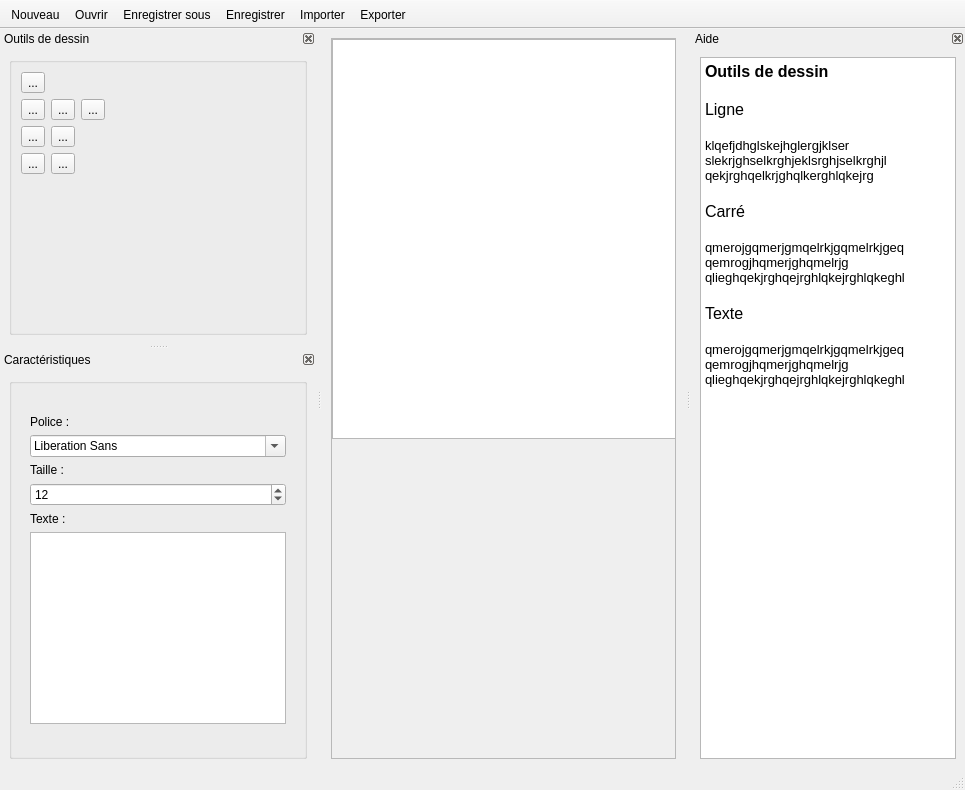
<?xml version="1.0" encoding="UTF-8"?>
<ui version="4.0">
 <class>MainWindow</class>
 <widget class="QMainWindow" name="MainWindow">
  <property name="geometry">
   <rect>
    <x>0</x>
    <y>0</y>
    <width>965</width>
    <height>790</height>
   </rect>
  </property>
  <property name="windowTitle">
   <string>MainWindow</string>
  </property>
  <property name="documentMode">
   <bool>false</bool>
  </property>
  <widget class="QWidget" name="centralwidget">
   <layout class="QGridLayout" name="gridLayout_6">
    <item row="0" column="0">
     <widget class="QScrollArea" name="scrollArea">
      <property name="widgetResizable">
       <bool>true</bool>
      </property>
      <widget class="QWidget" name="scrollAreaWidgetContents">
       <property name="geometry">
        <rect>
         <x>0</x>
         <y>0</y>
         <width>349</width>
         <height>709</height>
        </rect>
       </property>
       <widget class="QGraphicsView" name="drawZone">
        <property name="geometry">
         <rect>
          <x>0</x>
          <y>0</y>
          <width>400</width>
          <height>400</height>
         </rect>
        </property>
       </widget>
      </widget>
     </widget>
    </item>
   </layout>
  </widget>
  <widget class="QToolBar" name="toolBar">
   <property name="windowTitle">
    <string>toolBar</string>
   </property>
   <property name="movable">
    <bool>false</bool>
   </property>
   <property name="allowedAreas">
    <set>Qt::AllToolBarAreas</set>
   </property>
   <property name="floatable">
    <bool>false</bool>
   </property>
   <attribute name="toolBarArea">
    <enum>TopToolBarArea</enum>
   </attribute>
   <attribute name="toolBarBreak">
    <bool>false</bool>
   </attribute>
   <addaction name="actionNouveau"/>
   <addaction name="actionOuvrir"/>
   <addaction name="actionEnregistrer_sous"/>
   <addaction name="actionEnregistrer"/>
   <addaction name="actionImporter"/>
   <addaction name="actionExporter"/>
  </widget>
  <widget class="QDockWidget" name="dockWidget_2">
   <property name="sizePolicy">
    <sizepolicy hsizetype="Expanding" vsizetype="Minimum">
     <horstretch>0</horstretch>
     <verstretch>0</verstretch>
    </sizepolicy>
   </property>
   <property name="minimumSize">
    <size>
     <width>211</width>
     <height>300</height>
    </size>
   </property>
   <property name="autoFillBackground">
    <bool>false</bool>
   </property>
   <property name="styleSheet">
    <string notr="true">border-bottom-color: rgb(164, 0, 0);</string>
   </property>
   <property name="floating">
    <bool>false</bool>
   </property>
   <property name="features">
    <set>QDockWidget::DockWidgetClosable|QDockWidget::DockWidgetMovable</set>
   </property>
   <property name="windowTitle">
    <string>Outils de dessin</string>
   </property>
   <attribute name="dockWidgetArea">
    <number>1</number>
   </attribute>
   <widget class="QWidget" name="dockWidgetContents_2">
    <layout class="QGridLayout" name="gridLayout_4">
     <item row="0" column="0">
      <widget class="QGroupBox" name="groupBox">
       <property name="sizePolicy">
        <sizepolicy hsizetype="Expanding" vsizetype="Expanding">
         <horstretch>0</horstretch>
         <verstretch>0</verstretch>
        </sizepolicy>
       </property>
       <property name="title">
        <string/>
       </property>
       <property name="alignment">
        <set>Qt::AlignJustify|Qt::AlignVCenter</set>
       </property>
       <property name="flat">
        <bool>false</bool>
       </property>
       <layout class="QGridLayout" name="gridLayout_3">
        <item row="0" column="0">
         <layout class="QVBoxLayout" name="verticalLayout_2">
          <item>
           <layout class="QHBoxLayout" name="horizontalLayout_4">
            <item>
             <widget class="QToolButton" name="toolButton">
              <property name="text">
               <string>...</string>
              </property>
              <property name="icon">
               <iconset resource="ressources.qrc">
                <normaloff>:/Icons/ressources/draw_line.png</normaloff>:/Icons/ressources/draw_line.png</iconset>
              </property>
              <property name="iconSize">
               <size>
                <width>32</width>
                <height>32</height>
               </size>
              </property>
              <property name="checkable">
               <bool>true</bool>
              </property>
              <property name="autoExclusive">
               <bool>true</bool>
              </property>
             </widget>
            </item>
            <item>
             <spacer name="horizontalSpacer">
              <property name="orientation">
               <enum>Qt::Horizontal</enum>
              </property>
              <property name="sizeHint" stdset="0">
               <size>
                <width>40</width>
                <height>20</height>
               </size>
              </property>
             </spacer>
            </item>
           </layout>
          </item>
          <item>
           <layout class="QHBoxLayout" name="horizontalLayout_3">
            <item>
             <widget class="QToolButton" name="toolButton_2">
              <property name="text">
               <string>...</string>
              </property>
              <property name="icon">
               <iconset resource="ressources.qrc">
                <normaloff>:/Icons/ressources/Square.png</normaloff>:/Icons/ressources/Square.png</iconset>
              </property>
              <property name="iconSize">
               <size>
                <width>32</width>
                <height>32</height>
               </size>
              </property>
              <property name="checkable">
               <bool>true</bool>
              </property>
              <property name="autoExclusive">
               <bool>true</bool>
              </property>
              <property name="popupMode">
               <enum>QToolButton::DelayedPopup</enum>
              </property>
              <property name="toolButtonStyle">
               <enum>Qt::ToolButtonIconOnly</enum>
              </property>
              <property name="autoRaise">
               <bool>false</bool>
              </property>
              <property name="arrowType">
               <enum>Qt::NoArrow</enum>
              </property>
             </widget>
            </item>
            <item>
             <widget class="QToolButton" name="toolButton_6">
              <property name="text">
               <string>...</string>
              </property>
              <property name="icon">
               <iconset resource="ressources.qrc">
                <normaloff>:/Icons/ressources/Circle.png</normaloff>:/Icons/ressources/Circle.png</iconset>
              </property>
              <property name="iconSize">
               <size>
                <width>32</width>
                <height>32</height>
               </size>
              </property>
              <property name="checkable">
               <bool>true</bool>
              </property>
              <property name="autoExclusive">
               <bool>true</bool>
              </property>
              <property name="popupMode">
               <enum>QToolButton::DelayedPopup</enum>
              </property>
              <property name="toolButtonStyle">
               <enum>Qt::ToolButtonIconOnly</enum>
              </property>
              <property name="autoRaise">
               <bool>false</bool>
              </property>
              <property name="arrowType">
               <enum>Qt::NoArrow</enum>
              </property>
             </widget>
            </item>
            <item>
             <widget class="QToolButton" name="toolButton_5">
              <property name="text">
               <string>...</string>
              </property>
              <property name="icon">
               <iconset resource="ressources.qrc">
                <normaloff>:/Icons/ressources/Triangle.png</normaloff>:/Icons/ressources/Triangle.png</iconset>
              </property>
              <property name="iconSize">
               <size>
                <width>32</width>
                <height>32</height>
               </size>
              </property>
              <property name="checkable">
               <bool>true</bool>
              </property>
              <property name="autoExclusive">
               <bool>true</bool>
              </property>
              <property name="popupMode">
               <enum>QToolButton::DelayedPopup</enum>
              </property>
              <property name="toolButtonStyle">
               <enum>Qt::ToolButtonIconOnly</enum>
              </property>
              <property name="autoRaise">
               <bool>false</bool>
              </property>
              <property name="arrowType">
               <enum>Qt::NoArrow</enum>
              </property>
             </widget>
            </item>
            <item>
             <spacer name="horizontalSpacer_2">
              <property name="orientation">
               <enum>Qt::Horizontal</enum>
              </property>
              <property name="sizeHint" stdset="0">
               <size>
                <width>40</width>
                <height>20</height>
               </size>
              </property>
             </spacer>
            </item>
           </layout>
          </item>
          <item>
           <layout class="QHBoxLayout" name="horizontalLayout_2">
            <item>
             <widget class="QToolButton" name="toolButton_3">
              <property name="text">
               <string>...</string>
              </property>
              <property name="icon">
               <iconset resource="ressources.qrc">
                <normaloff>:/Icons/ressources/Text2.png</normaloff>:/Icons/ressources/Text2.png</iconset>
              </property>
              <property name="iconSize">
               <size>
                <width>32</width>
                <height>32</height>
               </size>
              </property>
              <property name="checkable">
               <bool>true</bool>
              </property>
              <property name="autoExclusive">
               <bool>true</bool>
              </property>
             </widget>
            </item>
            <item>
             <widget class="QToolButton" name="toolButton_4">
              <property name="text">
               <string>...</string>
              </property>
              <property name="icon">
               <iconset resource="ressources.qrc">
                <normaloff>:/Icons/ressources/picture.png</normaloff>:/Icons/ressources/picture.png</iconset>
              </property>
              <property name="iconSize">
               <size>
                <width>32</width>
                <height>32</height>
               </size>
              </property>
              <property name="checkable">
               <bool>true</bool>
              </property>
              <property name="autoExclusive">
               <bool>true</bool>
              </property>
             </widget>
            </item>
            <item>
             <spacer name="horizontalSpacer_3">
              <property name="orientation">
               <enum>Qt::Horizontal</enum>
              </property>
              <property name="sizeHint" stdset="0">
               <size>
                <width>40</width>
                <height>20</height>
               </size>
              </property>
             </spacer>
            </item>
           </layout>
          </item>
          <item>
           <layout class="QHBoxLayout" name="horizontalLayout">
            <item>
             <widget class="QToolButton" name="toolButton_7">
              <property name="text">
               <string>...</string>
              </property>
              <property name="icon">
               <iconset resource="ressources.qrc">
                <normaloff>:/Icons/ressources/move.png</normaloff>:/Icons/ressources/move.png</iconset>
              </property>
              <property name="iconSize">
               <size>
                <width>32</width>
                <height>32</height>
               </size>
              </property>
              <property name="checkable">
               <bool>true</bool>
              </property>
              <property name="autoExclusive">
               <bool>true</bool>
              </property>
             </widget>
            </item>
            <item>
             <widget class="QToolButton" name="toolButton_8">
              <property name="text">
               <string>...</string>
              </property>
              <property name="icon">
               <iconset resource="ressources.qrc">
                <normaloff>:/Icons/ressources/transform_rotate.png</normaloff>:/Icons/ressources/transform_rotate.png</iconset>
              </property>
              <property name="iconSize">
               <size>
                <width>32</width>
                <height>32</height>
               </size>
              </property>
              <property name="checkable">
               <bool>true</bool>
              </property>
              <property name="autoExclusive">
               <bool>true</bool>
              </property>
             </widget>
            </item>
            <item>
             <spacer name="horizontalSpacer_4">
              <property name="orientation">
               <enum>Qt::Horizontal</enum>
              </property>
              <property name="sizeHint" stdset="0">
               <size>
                <width>40</width>
                <height>20</height>
               </size>
              </property>
             </spacer>
            </item>
           </layout>
          </item>
         </layout>
        </item>
        <item row="1" column="0">
         <spacer name="verticalSpacer">
          <property name="orientation">
           <enum>Qt::Vertical</enum>
          </property>
          <property name="sizeHint" stdset="0">
           <size>
            <width>20</width>
            <height>40</height>
           </size>
          </property>
         </spacer>
        </item>
       </layout>
      </widget>
     </item>
    </layout>
   </widget>
  </widget>
  <widget class="QDockWidget" name="dockWidget_3">
   <property name="sizePolicy">
    <sizepolicy hsizetype="Expanding" vsizetype="Expanding">
     <horstretch>0</horstretch>
     <verstretch>0</verstretch>
    </sizepolicy>
   </property>
   <property name="minimumSize">
    <size>
     <width>211</width>
     <height>397</height>
    </size>
   </property>
   <property name="features">
    <set>QDockWidget::DockWidgetClosable|QDockWidget::DockWidgetMovable</set>
   </property>
   <property name="windowTitle">
    <string>Caractéristiques</string>
   </property>
   <attribute name="dockWidgetArea">
    <number>1</number>
   </attribute>
   <widget class="QWidget" name="dockWidgetContents_3">
    <layout class="QGridLayout" name="gridLayout_2">
     <item row="0" column="0">
      <widget class="QGroupBox" name="groupBox_2">
       <property name="sizePolicy">
        <sizepolicy hsizetype="Expanding" vsizetype="Expanding">
         <horstretch>0</horstretch>
         <verstretch>0</verstretch>
        </sizepolicy>
       </property>
       <property name="minimumSize">
        <size>
         <width>190</width>
         <height>360</height>
        </size>
       </property>
       <property name="title">
        <string/>
       </property>
       <layout class="QHBoxLayout" name="horizontalLayout_6">
        <item>
         <widget class="QStackedWidget" name="stackedWidget">
          <property name="sizePolicy">
           <sizepolicy hsizetype="Maximum" vsizetype="Maximum">
            <horstretch>0</horstretch>
            <verstretch>0</verstretch>
           </sizepolicy>
          </property>
          <property name="currentIndex">
           <number>2</number>
          </property>
          <widget class="QWidget" name="page">
           <layout class="QGridLayout" name="gridLayout_7">
            <item row="0" column="0">
             <layout class="QVBoxLayout" name="verticalLayout_8">
              <item>
               <layout class="QVBoxLayout" name="verticalLayout">
                <item>
                 <widget class="QLabel" name="label">
                  <property name="text">
                   <string>Epaisseur :</string>
                  </property>
                 </widget>
                </item>
                <item>
                 <widget class="QSlider" name="horizontalSlider">
                  <property name="orientation">
                   <enum>Qt::Horizontal</enum>
                  </property>
                 </widget>
                </item>
               </layout>
              </item>
              <item>
               <layout class="QVBoxLayout" name="verticalLayout_6">
                <item>
                 <widget class="QLabel" name="label_2">
                  <property name="text">
                   <string>Couleur de trait :</string>
                  </property>
                 </widget>
                </item>
                <item>
                 <widget class="QPushButton" name="pushButton">
                  <property name="autoFillBackground">
                   <bool>false</bool>
                  </property>
                  <property name="styleSheet">
                   <string notr="true">background-color: rgb(204, 0, 0);</string>
                  </property>
                  <property name="text">
                   <string/>
                  </property>
                 </widget>
                </item>
               </layout>
              </item>
              <item>
               <layout class="QVBoxLayout" name="verticalLayout_7">
                <item>
                 <widget class="QLabel" name="label_3">
                  <property name="text">
                   <string>Couleur de fond :</string>
                  </property>
                 </widget>
                </item>
                <item>
                 <widget class="QPushButton" name="pushButton_2">
                  <property name="autoFillBackground">
                   <bool>false</bool>
                  </property>
                  <property name="styleSheet">
                   <string notr="true">background-color: rgb(52, 101, 164);</string>
                  </property>
                  <property name="text">
                   <string/>
                  </property>
                 </widget>
                </item>
               </layout>
              </item>
             </layout>
            </item>
            <item row="1" column="0">
             <spacer name="verticalSpacer_7">
              <property name="orientation">
               <enum>Qt::Vertical</enum>
              </property>
              <property name="sizeHint" stdset="0">
               <size>
                <width>20</width>
                <height>40</height>
               </size>
              </property>
             </spacer>
            </item>
           </layout>
          </widget>
          <widget class="QWidget" name="page_2">
           <layout class="QGridLayout" name="gridLayout_8">
            <item row="1" column="0">
             <layout class="QVBoxLayout" name="verticalLayout_10">
              <item>
               <widget class="QLabel" name="label_4">
                <property name="text">
                 <string>Couleur de trait :</string>
                </property>
               </widget>
              </item>
              <item>
               <widget class="QPushButton" name="pushButton_3">
                <property name="autoFillBackground">
                 <bool>false</bool>
                </property>
                <property name="styleSheet">
                 <string notr="true">background-color: rgb(204, 0, 0);</string>
                </property>
                <property name="text">
                 <string/>
                </property>
               </widget>
              </item>
             </layout>
            </item>
            <item row="0" column="0">
             <layout class="QVBoxLayout" name="verticalLayout_9">
              <item>
               <widget class="QLabel" name="label_5">
                <property name="text">
                 <string>Epaisseur :</string>
                </property>
               </widget>
              </item>
              <item>
               <widget class="QSlider" name="horizontalSlider_2">
                <property name="orientation">
                 <enum>Qt::Horizontal</enum>
                </property>
               </widget>
              </item>
             </layout>
            </item>
            <item row="2" column="0">
             <spacer name="verticalSpacer_6">
              <property name="orientation">
               <enum>Qt::Vertical</enum>
              </property>
              <property name="sizeHint" stdset="0">
               <size>
                <width>20</width>
                <height>40</height>
               </size>
              </property>
             </spacer>
            </item>
           </layout>
          </widget>
          <widget class="QWidget" name="page_3">
           <layout class="QGridLayout" name="gridLayout">
            <item row="0" column="0">
             <layout class="QGridLayout" name="gridLayout_5">
              <property name="sizeConstraint">
               <enum>QLayout::SetDefaultConstraint</enum>
              </property>
              <item row="1" column="0">
               <layout class="QVBoxLayout" name="verticalLayout_4">
                <item>
                 <widget class="QLabel" name="label_7">
                  <property name="text">
                   <string>Taille :</string>
                  </property>
                 </widget>
                </item>
                <item>
                 <widget class="QSpinBox" name="spinBox">
                  <property name="value">
                   <number>12</number>
                  </property>
                 </widget>
                </item>
               </layout>
              </item>
              <item row="0" column="0">
               <layout class="QVBoxLayout" name="verticalLayout_3">
                <item>
                 <widget class="QLabel" name="label_6">
                  <property name="text">
                   <string>Police :</string>
                  </property>
                 </widget>
                </item>
                <item>
                 <widget class="QFontComboBox" name="fontComboBox"/>
                </item>
               </layout>
              </item>
              <item row="2" column="0">
               <layout class="QVBoxLayout" name="verticalLayout_5">
                <item>
                 <widget class="QLabel" name="label_8">
                  <property name="text">
                   <string>Texte :</string>
                  </property>
                 </widget>
                </item>
                <item>
                 <widget class="QTextEdit" name="textEdit">
                  <property name="sizePolicy">
                   <sizepolicy hsizetype="Expanding" vsizetype="Maximum">
                    <horstretch>0</horstretch>
                    <verstretch>0</verstretch>
                   </sizepolicy>
                  </property>
                 </widget>
                </item>
               </layout>
              </item>
             </layout>
            </item>
           </layout>
          </widget>
         </widget>
        </item>
       </layout>
      </widget>
     </item>
    </layout>
   </widget>
  </widget>
  <widget class="QStatusBar" name="statusBar">
   <property name="sizeGripEnabled">
    <bool>true</bool>
   </property>
  </widget>
  <widget class="QDockWidget" name="dockWidget">
   <property name="sizePolicy">
    <sizepolicy hsizetype="Preferred" vsizetype="Expanding">
     <horstretch>0</horstretch>
     <verstretch>0</verstretch>
    </sizepolicy>
   </property>
   <property name="minimumSize">
    <size>
     <width>250</width>
     <height>536</height>
    </size>
   </property>
   <property name="features">
    <set>QDockWidget::DockWidgetClosable|QDockWidget::DockWidgetMovable</set>
   </property>
   <property name="windowTitle">
    <string>Aide</string>
   </property>
   <attribute name="dockWidgetArea">
    <number>2</number>
   </attribute>
   <widget class="QWidget" name="dockWidgetContents">
    <layout class="QHBoxLayout" name="horizontalLayout_5">
     <item>
      <widget class="QTextEdit" name="textEdit_2">
       <property name="sizePolicy">
        <sizepolicy hsizetype="Expanding" vsizetype="Expanding">
         <horstretch>0</horstretch>
         <verstretch>0</verstretch>
        </sizepolicy>
       </property>
       <property name="minimumSize">
        <size>
         <width>0</width>
         <height>499</height>
        </size>
       </property>
       <property name="autoFillBackground">
        <bool>true</bool>
       </property>
       <property name="readOnly">
        <bool>true</bool>
       </property>
       <property name="html">
        <string>&lt;!DOCTYPE HTML PUBLIC &quot;-//W3C//DTD HTML 4.0//EN&quot; &quot;http://www.w3.org/TR/REC-html40/strict.dtd&quot;&gt;
&lt;html&gt;&lt;head&gt;&lt;meta name=&quot;qrichtext&quot; content=&quot;1&quot; /&gt;&lt;style type=&quot;text/css&quot;&gt;
p, li { white-space: pre-wrap; }
&lt;/style&gt;&lt;/head&gt;&lt;body style=&quot; font-family:'Ubuntu'; font-size:10pt; font-weight:400; font-style:normal;&quot;&gt;
&lt;p style=&quot; margin-top:0px; margin-bottom:0px; margin-left:0px; margin-right:0px; -qt-block-indent:0; text-indent:0px;&quot;&gt;&lt;span style=&quot; font-family:'MS Shell Dlg 2'; font-size:12pt; font-weight:600;&quot;&gt;Outils de dessin&lt;/span&gt;&lt;/p&gt;
&lt;p style=&quot;-qt-paragraph-type:empty; margin-top:0px; margin-bottom:0px; margin-left:0px; margin-right:0px; -qt-block-indent:0; text-indent:0px; font-family:'MS Shell Dlg 2'; font-size:12pt; font-weight:600;&quot;&gt;&lt;br /&gt;&lt;/p&gt;
&lt;p style=&quot; margin-top:0px; margin-bottom:0px; margin-left:0px; margin-right:0px; -qt-block-indent:0; text-indent:0px;&quot;&gt;&lt;span style=&quot; font-family:'MS Shell Dlg 2'; font-size:12pt;&quot;&gt;Ligne&lt;/span&gt;&lt;/p&gt;
&lt;p style=&quot;-qt-paragraph-type:empty; margin-top:0px; margin-bottom:0px; margin-left:0px; margin-right:0px; -qt-block-indent:0; text-indent:0px; font-family:'MS Shell Dlg 2'; font-size:12pt; font-weight:600;&quot;&gt;&lt;br /&gt;&lt;/p&gt;
&lt;p style=&quot; margin-top:0px; margin-bottom:0px; margin-left:0px; margin-right:0px; -qt-block-indent:0; text-indent:0px;&quot;&gt;&lt;span style=&quot; font-family:'MS Shell Dlg 2';&quot;&gt;klqefjdhglskejhglergjklser&lt;/span&gt;&lt;/p&gt;
&lt;p style=&quot; margin-top:0px; margin-bottom:0px; margin-left:0px; margin-right:0px; -qt-block-indent:0; text-indent:0px;&quot;&gt;&lt;span style=&quot; font-family:'MS Shell Dlg 2';&quot;&gt;slekrjghselkrghjeklsrghjselkrghjl&lt;/span&gt;&lt;/p&gt;
&lt;p style=&quot; margin-top:0px; margin-bottom:0px; margin-left:0px; margin-right:0px; -qt-block-indent:0; text-indent:0px;&quot;&gt;&lt;span style=&quot; font-family:'MS Shell Dlg 2';&quot;&gt;qekjrghqelkrjghqlkerghlqkejrg&lt;/span&gt;&lt;/p&gt;
&lt;p style=&quot;-qt-paragraph-type:empty; margin-top:0px; margin-bottom:0px; margin-left:0px; margin-right:0px; -qt-block-indent:0; text-indent:0px; font-family:'MS Shell Dlg 2'; font-size:12pt; font-weight:600;&quot;&gt;&lt;br /&gt;&lt;/p&gt;
&lt;p style=&quot; margin-top:0px; margin-bottom:0px; margin-left:0px; margin-right:0px; -qt-block-indent:0; text-indent:0px;&quot;&gt;&lt;span style=&quot; font-family:'MS Shell Dlg 2'; font-size:12pt;&quot;&gt;Carré&lt;/span&gt;&lt;/p&gt;
&lt;p style=&quot;-qt-paragraph-type:empty; margin-top:0px; margin-bottom:0px; margin-left:0px; margin-right:0px; -qt-block-indent:0; text-indent:0px; font-family:'MS Shell Dlg 2'; font-size:12pt;&quot;&gt;&lt;br /&gt;&lt;/p&gt;
&lt;p style=&quot; margin-top:0px; margin-bottom:0px; margin-left:0px; margin-right:0px; -qt-block-indent:0; text-indent:0px;&quot;&gt;&lt;span style=&quot; font-family:'MS Shell Dlg 2';&quot;&gt;qmerojgqmerjgmqelrkjgqmelrkjgeq&lt;/span&gt;&lt;/p&gt;
&lt;p style=&quot; margin-top:0px; margin-bottom:0px; margin-left:0px; margin-right:0px; -qt-block-indent:0; text-indent:0px;&quot;&gt;&lt;span style=&quot; font-family:'MS Shell Dlg 2';&quot;&gt;qemrogjhqmerjghqmelrjg&lt;/span&gt;&lt;/p&gt;
&lt;p style=&quot; margin-top:0px; margin-bottom:0px; margin-left:0px; margin-right:0px; -qt-block-indent:0; text-indent:0px;&quot;&gt;&lt;span style=&quot; font-family:'MS Shell Dlg 2';&quot;&gt;qlieghqekjrghqejrghlqkejrghlqkeghl&lt;/span&gt;&lt;/p&gt;
&lt;p style=&quot;-qt-paragraph-type:empty; margin-top:0px; margin-bottom:0px; margin-left:0px; margin-right:0px; -qt-block-indent:0; text-indent:0px; font-family:'MS Shell Dlg 2'; font-size:12pt; font-weight:600;&quot;&gt;&lt;br /&gt;&lt;/p&gt;
&lt;p style=&quot; margin-top:0px; margin-bottom:0px; margin-left:0px; margin-right:0px; -qt-block-indent:0; text-indent:0px;&quot;&gt;&lt;span style=&quot; font-family:'MS Shell Dlg 2'; font-size:12pt;&quot;&gt;Texte&lt;/span&gt;&lt;/p&gt;
&lt;p style=&quot;-qt-paragraph-type:empty; margin-top:0px; margin-bottom:0px; margin-left:0px; margin-right:0px; -qt-block-indent:0; text-indent:0px; font-family:'MS Shell Dlg 2'; font-size:12pt;&quot;&gt;&lt;br /&gt;&lt;/p&gt;
&lt;p style=&quot; margin-top:0px; margin-bottom:0px; margin-left:0px; margin-right:0px; -qt-block-indent:0; text-indent:0px;&quot;&gt;&lt;span style=&quot; font-family:'MS Shell Dlg 2';&quot;&gt;qmerojgqmerjgmqelrkjgqmelrkjgeq&lt;/span&gt;&lt;/p&gt;
&lt;p style=&quot; margin-top:0px; margin-bottom:0px; margin-left:0px; margin-right:0px; -qt-block-indent:0; text-indent:0px;&quot;&gt;&lt;span style=&quot; font-family:'MS Shell Dlg 2';&quot;&gt;qemrogjhqmerjghqmelrjg&lt;/span&gt;&lt;/p&gt;
&lt;p style=&quot; margin-top:0px; margin-bottom:0px; margin-left:0px; margin-right:0px; -qt-block-indent:0; text-indent:0px;&quot;&gt;&lt;span style=&quot; font-family:'MS Shell Dlg 2';&quot;&gt;qlieghqekjrghqejrghlqkejrghlqkeghl&lt;/span&gt;&lt;/p&gt;&lt;/body&gt;&lt;/html&gt;</string>
       </property>
      </widget>
     </item>
    </layout>
   </widget>
  </widget>
  <action name="actionNouveau">
   <property name="icon">
    <iconset resource="ressources.qrc">
     <normaloff>:/Icons/ressources/File_Add.png</normaloff>:/Icons/ressources/File_Add.png</iconset>
   </property>
   <property name="text">
    <string>Nouveau</string>
   </property>
   <property name="toolTip">
    <string>&lt;html&gt;&lt;head/&gt;&lt;body&gt;&lt;p&gt;Créer un &lt;span style=&quot; font-weight:600;&quot;&gt;nouveau&lt;/span&gt; dessin&lt;/p&gt;&lt;/body&gt;&lt;/html&gt;</string>
   </property>
  </action>
  <action name="actionOuvrir">
   <property name="icon">
    <iconset resource="ressources.qrc">
     <normaloff>:/Icons/ressources/folder_vertical_open.png</normaloff>:/Icons/ressources/folder_vertical_open.png</iconset>
   </property>
   <property name="text">
    <string>Ouvrir</string>
   </property>
   <property name="toolTip">
    <string>Ouvrir un dessin</string>
   </property>
  </action>
  <action name="actionEnregistrer_sous">
   <property name="icon">
    <iconset resource="ressources.qrc">
     <normaloff>:/Icons/ressources/Save-as.png</normaloff>:/Icons/ressources/Save-as.png</iconset>
   </property>
   <property name="text">
    <string>Enregistrer sous...</string>
   </property>
   <property name="toolTip">
    <string>Enregistrer le fichier sous</string>
   </property>
  </action>
  <action name="actionEnregistrer">
   <property name="icon">
    <iconset resource="ressources.qrc">
     <normaloff>:/Icons/ressources/save.png</normaloff>:/Icons/ressources/save.png</iconset>
   </property>
   <property name="text">
    <string>Enregistrer</string>
   </property>
   <property name="toolTip">
    <string>Enregistrer le fichier</string>
   </property>
  </action>
  <action name="actionImporter">
   <property name="icon">
    <iconset resource="ressources.qrc">
     <normaloff>:/Icons/ressources/import.png</normaloff>:/Icons/ressources/import.png</iconset>
   </property>
   <property name="text">
    <string>Importer</string>
   </property>
   <property name="toolTip">
    <string>Importer un fichier</string>
   </property>
  </action>
  <action name="actionExporter">
   <property name="icon">
    <iconset resource="ressources.qrc">
     <normaloff>:/Icons/ressources/export.png</normaloff>:/Icons/ressources/export.png</iconset>
   </property>
   <property name="text">
    <string>Exporter</string>
   </property>
   <property name="toolTip">
    <string>Exporter le dessin</string>
   </property>
  </action>
 </widget>
 <resources>
  <include location="ressources.qrc"/>
 </resources>
 <connections/>
</ui>
